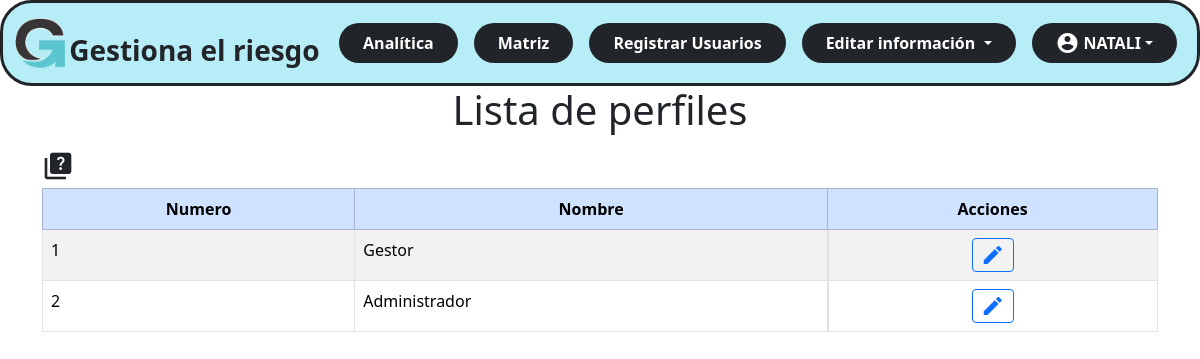
The page /administrador/perfiles.php (signed in) on the database its author committed.
### tables this page shows
CREATE TABLE `tblperfil` (
  `Codigo` int(1) NOT NULL,
  `Nombre` varchar(30) NOT NULL
);

### administrador/perfiles.php (the view, shortened to what this page needs)
<!DOCTYPE html>
<html lang="en">
<head>
    <link rel="stylesheet" href="./css/style_admin.css">
    <?php
    include ('vistas\nav.php');
    include ('conexion.php');
    ?>
    <link rel="stylesheet" href="style.css">
</head>
<body>
    <div class="container-fluid mb-3">
        <h1>Lista de perfiles</h1>
    </div>
    <div class="container">
        <a type="button" role="button" tabindex="0" class="text-dark" data-bs-toggle="popover" data-bs-trigger="focus"
            data-bs-placement="right" data-bs-custom-class="custom-popover"
            data-bs-title="¿Por qué no puedo agregar o eliminar perfiles?"
            data-bs-content="Los perfiles utilizados en el programa ya están establecidos, por lo que no se pueden agregar nuevos perfiles ni eliminar los actuales.">
            <span class="material-icons fs-2">
            </span>
        </a>
        <table id="tbl_id" class="table table-bordered table-striped">
            <thead class="table-primary align-middle text-center">
                <tr>
                    <th>Numero</th>
                    <th>Nombre</th>
                    <th>Acciones</th>
                </tr>
            </thead>
            <tbody class="table-striped table-hover">
                <?php
                $perfiles = $con->query("SELECT * FROM tblperfil");
                foreach ($perfiles as $perfil) {
                    ?>
                    <tr>
                        <td>
                            <?php echo $perfil['Codigo']; ?>
                        </td>
                        <td>
                            <?php echo $perfil['Nombre']; ?>
                        </td>
                        <td class="d-flex justify-content-center gap-2">
                            <a type="button" data-bs-toggle="modal"
                                data-bs-target="#editarModal<?php echo $perfil['Codigo']; ?>">
                                <span class="material-icons btn btn-outline-primary btn-sm">edit</span>
                            </a>
                        </td>
                    </tr>
                    <?php
                }
                ?>
            </tbody>
        </table>
    </div>
</body>
</html>

### css/style_admin.css (style rules this page uses)
h1 { text-align: center; }

### rows shown on the page
tblperfil: Codigo "1", Nombre "Gestor"
tblperfil: Codigo "2", Nombre "Administrador"

### other values the page prints
$_SESSION['nombre'] "NATALI"
